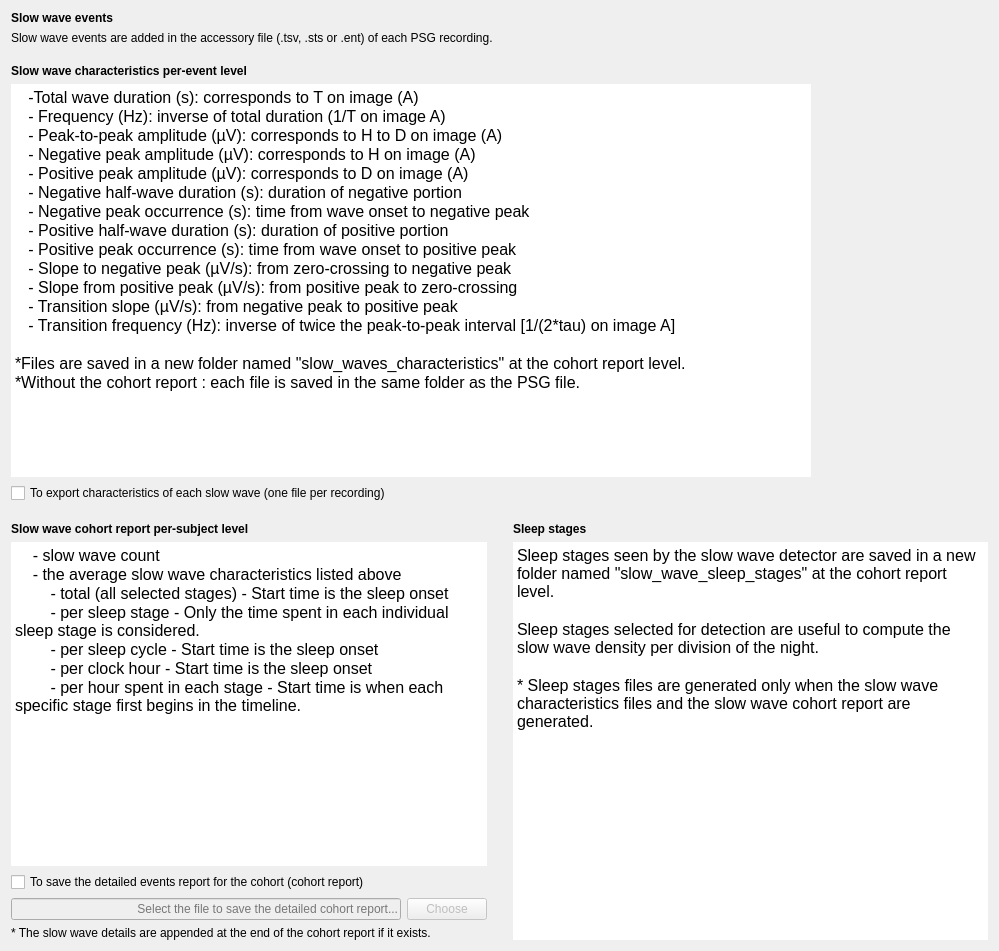
<?xml version="1.0" encoding="UTF-8"?>
<ui version="4.0">
 <class>SSWDSaveFiles</class>
 <widget class="QWidget" name="SSWDSaveFiles">
  <property name="geometry">
   <rect>
    <x>0</x>
    <y>0</y>
    <width>999</width>
    <height>951</height>
   </rect>
  </property>
  <property name="minimumSize">
   <size>
    <width>0</width>
    <height>0</height>
   </size>
  </property>
  <property name="windowTitle">
   <string/>
  </property>
  <layout class="QVBoxLayout" name="verticalLayout_4">
   <item>
    <widget class="QLabel" name="label_title">
     <property name="sizePolicy">
      <sizepolicy hsizetype="Preferred" vsizetype="Maximum">
       <horstretch>0</horstretch>
       <verstretch>0</verstretch>
      </sizepolicy>
     </property>
     <property name="font">
      <font>
       <italic>false</italic>
       <bold>false</bold>
      </font>
     </property>
     <property name="text">
      <string>&lt;html&gt;&lt;head/&gt;&lt;body&gt;&lt;p&gt;&lt;span style=&quot; font-weight:600;&quot;&gt;Slow wave events&lt;/span&gt;&lt;/p&gt;&lt;/body&gt;&lt;/html&gt;</string>
     </property>
    </widget>
   </item>
   <item>
    <widget class="QLabel" name="label_3">
     <property name="sizePolicy">
      <sizepolicy hsizetype="Preferred" vsizetype="Maximum">
       <horstretch>0</horstretch>
       <verstretch>0</verstretch>
      </sizepolicy>
     </property>
     <property name="text">
      <string>Slow wave events are added in the accessory file (.tsv, .sts or .ent) of each PSG recording.</string>
     </property>
    </widget>
   </item>
   <item>
    <spacer name="verticalSpacer_3">
     <property name="orientation">
      <enum>Qt::Orientation::Vertical</enum>
     </property>
     <property name="sizeType">
      <enum>QSizePolicy::Policy::Fixed</enum>
     </property>
     <property name="sizeHint" stdset="0">
      <size>
       <width>20</width>
       <height>13</height>
      </size>
     </property>
    </spacer>
   </item>
   <item>
    <widget class="QLabel" name="label_title_2">
     <property name="sizePolicy">
      <sizepolicy hsizetype="Preferred" vsizetype="Maximum">
       <horstretch>0</horstretch>
       <verstretch>0</verstretch>
      </sizepolicy>
     </property>
     <property name="font">
      <font>
       <italic>false</italic>
       <bold>false</bold>
      </font>
     </property>
     <property name="text">
      <string>&lt;html&gt;&lt;head/&gt;&lt;body&gt;&lt;p&gt;&lt;span style=&quot; font-weight:600;&quot;&gt;Slow wave characteristics per-event level&lt;/span&gt;&lt;/p&gt;&lt;/body&gt;&lt;/html&gt;</string>
     </property>
    </widget>
   </item>
   <item>
    <layout class="QHBoxLayout" name="horizontalLayout_2">
     <item>
      <layout class="QVBoxLayout" name="verticalLayout">
       <item>
        <widget class="QTextEdit" name="textEdit">
         <property name="sizePolicy">
          <sizepolicy hsizetype="Expanding" vsizetype="Minimum">
           <horstretch>0</horstretch>
           <verstretch>0</verstretch>
          </sizepolicy>
         </property>
         <property name="maximumSize">
          <size>
           <width>800</width>
           <height>16777215</height>
          </size>
         </property>
         <property name="frameShape">
          <enum>QFrame::Shape::NoFrame</enum>
         </property>
         <property name="frameShadow">
          <enum>QFrame::Shadow::Plain</enum>
         </property>
         <property name="lineWidth">
          <number>0</number>
         </property>
         <property name="readOnly">
          <bool>true</bool>
         </property>
         <property name="html">
          <string>&lt;!DOCTYPE HTML PUBLIC &quot;-//W3C//DTD HTML 4.0//EN&quot; &quot;http://www.w3.org/TR/REC-html40/strict.dtd&quot;&gt;
&lt;html&gt;&lt;head&gt;&lt;meta name=&quot;qrichtext&quot; content=&quot;1&quot; /&gt;&lt;meta charset=&quot;utf-8&quot; /&gt;&lt;style type=&quot;text/css&quot;&gt;
p, li { white-space: pre-wrap; }
hr { height: 1px; border-width: 0; }
li.unchecked::marker { content: &quot;\2610&quot;; }
li.checked::marker { content: &quot;\2612&quot;; }
&lt;/style&gt;&lt;/head&gt;&lt;body style=&quot; font-size:12pt; font-weight:400; font-style:normal;&quot;&gt;
&lt;p style=&quot; margin-top:0px; margin-bottom:0px; margin-left:0px; margin-right:0px; -qt-block-indent:0; text-indent:0px;&quot;&gt;   -Total wave duration (s): corresponds to T on image (A)&lt;/p&gt;
&lt;p style=&quot; margin-top:0px; margin-bottom:0px; margin-left:0px; margin-right:0px; -qt-block-indent:0; text-indent:0px;&quot;&gt;   - Frequency (Hz): inverse of total duration (1/T on image A)&lt;/p&gt;
&lt;p style=&quot; margin-top:0px; margin-bottom:0px; margin-left:0px; margin-right:0px; -qt-block-indent:0; text-indent:0px;&quot;&gt;   - Peak-to-peak amplitude (µV): corresponds to H to D on image (A)&lt;/p&gt;
&lt;p style=&quot; margin-top:0px; margin-bottom:0px; margin-left:0px; margin-right:0px; -qt-block-indent:0; text-indent:0px;&quot;&gt;   - Negative peak amplitude (µV): corresponds to H on image (A)&lt;/p&gt;
&lt;p style=&quot; margin-top:0px; margin-bottom:0px; margin-left:0px; margin-right:0px; -qt-block-indent:0; text-indent:0px;&quot;&gt;   - Positive peak amplitude (µV): corresponds to D on image (A)&lt;/p&gt;
&lt;p style=&quot; margin-top:0px; margin-bottom:0px; margin-left:0px; margin-right:0px; -qt-block-indent:0; text-indent:0px;&quot;&gt;   - Negative half-wave duration (s): duration of negative portion&lt;/p&gt;
&lt;p style=&quot; margin-top:0px; margin-bottom:0px; margin-left:0px; margin-right:0px; -qt-block-indent:0; text-indent:0px;&quot;&gt;   - Negative peak occurrence (s): time from wave onset to negative peak&lt;/p&gt;
&lt;p style=&quot; margin-top:0px; margin-bottom:0px; margin-left:0px; margin-right:0px; -qt-block-indent:0; text-indent:0px;&quot;&gt;   - Positive half-wave duration (s): duration of positive portion&lt;/p&gt;
&lt;p style=&quot; margin-top:0px; margin-bottom:0px; margin-left:0px; margin-right:0px; -qt-block-indent:0; text-indent:0px;&quot;&gt;   - Positive peak occurrence (s): time from wave onset to positive peak&lt;/p&gt;
&lt;p style=&quot; margin-top:0px; margin-bottom:0px; margin-left:0px; margin-right:0px; -qt-block-indent:0; text-indent:0px;&quot;&gt;   - Slope to negative peak (µV/s): from zero-crossing to negative peak&lt;/p&gt;
&lt;p style=&quot; margin-top:0px; margin-bottom:0px; margin-left:0px; margin-right:0px; -qt-block-indent:0; text-indent:0px;&quot;&gt;   - Slope from positive peak (µV/s): from positive peak to zero-crossing&lt;/p&gt;
&lt;p style=&quot; margin-top:0px; margin-bottom:0px; margin-left:0px; margin-right:0px; -qt-block-indent:0; text-indent:0px;&quot;&gt;   - Transition slope (µV/s): from negative peak to positive peak&lt;/p&gt;
&lt;p style=&quot; margin-top:0px; margin-bottom:0px; margin-left:0px; margin-right:0px; -qt-block-indent:0; text-indent:0px;&quot;&gt;   - Transition frequency (Hz): inverse of twice the peak-to-peak interval [1/(2*tau) on image A]&lt;/p&gt;
&lt;p style=&quot;-qt-paragraph-type:empty; margin-top:0px; margin-bottom:0px; margin-left:0px; margin-right:0px; -qt-block-indent:0; text-indent:0px; color:#000000;&quot;&gt;&lt;br /&gt;&lt;/p&gt;
&lt;p style=&quot; margin-top:0px; margin-bottom:0px; margin-left:0px; margin-right:0px; -qt-block-indent:0; text-indent:0px;&quot;&gt;&lt;span style=&quot; color:#000000;&quot;&gt;*Files are saved in a new folder named &amp;quot;slow_waves_characteristics&amp;quot; at the cohort report level.&lt;/span&gt;&lt;/p&gt;
&lt;p style=&quot; margin-top:0px; margin-bottom:0px; margin-left:0px; margin-right:0px; -qt-block-indent:0; text-indent:0px;&quot;&gt;&lt;span style=&quot; color:#000000;&quot;&gt;*Without the cohort report : each file is saved in the same folder as the PSG file.&lt;/span&gt;&lt;/p&gt;&lt;/body&gt;&lt;/html&gt;</string>
         </property>
        </widget>
       </item>
       <item>
        <widget class="QCheckBox" name="checkBox_export_sw">
         <property name="text">
          <string>To export characteristics of each slow wave (one file per recording)</string>
         </property>
        </widget>
       </item>
      </layout>
     </item>
     <item>
      <widget class="QLabel" name="image">
       <property name="lineWidth">
        <number>0</number>
       </property>
       <property name="text">
        <string/>
       </property>
       <property name="alignment">
        <set>Qt::AlignmentFlag::AlignCenter</set>
       </property>
      </widget>
     </item>
    </layout>
   </item>
   <item>
    <spacer name="verticalSpacer_2">
     <property name="orientation">
      <enum>Qt::Orientation::Vertical</enum>
     </property>
     <property name="sizeType">
      <enum>QSizePolicy::Policy::Fixed</enum>
     </property>
     <property name="sizeHint" stdset="0">
      <size>
       <width>20</width>
       <height>13</height>
      </size>
     </property>
    </spacer>
   </item>
   <item>
    <layout class="QHBoxLayout" name="horizontalLayout_4">
     <item>
      <layout class="QVBoxLayout" name="verticalLayout_2">
       <item>
        <widget class="QLabel" name="label">
         <property name="sizePolicy">
          <sizepolicy hsizetype="Preferred" vsizetype="Maximum">
           <horstretch>0</horstretch>
           <verstretch>0</verstretch>
          </sizepolicy>
         </property>
         <property name="font">
          <font>
           <italic>false</italic>
           <bold>false</bold>
          </font>
         </property>
         <property name="text">
          <string>&lt;html&gt;&lt;head/&gt;&lt;body&gt;&lt;p&gt;&lt;span style=&quot; font-weight:600;&quot;&gt;Slow wave cohort report per-&lt;/span&gt;&lt;span style=&quot; font-weight:700;&quot;&gt;subject level&lt;/span&gt;&lt;/p&gt;&lt;/body&gt;&lt;/html&gt;</string>
         </property>
        </widget>
       </item>
       <item>
        <widget class="QTextEdit" name="textEdit_2">
         <property name="sizePolicy">
          <sizepolicy hsizetype="Expanding" vsizetype="Minimum">
           <horstretch>0</horstretch>
           <verstretch>0</verstretch>
          </sizepolicy>
         </property>
         <property name="maximumSize">
          <size>
           <width>800</width>
           <height>16777215</height>
          </size>
         </property>
         <property name="frameShape">
          <enum>QFrame::Shape::NoFrame</enum>
         </property>
         <property name="frameShadow">
          <enum>QFrame::Shadow::Plain</enum>
         </property>
         <property name="lineWidth">
          <number>0</number>
         </property>
         <property name="readOnly">
          <bool>true</bool>
         </property>
         <property name="html">
          <string>&lt;!DOCTYPE HTML PUBLIC &quot;-//W3C//DTD HTML 4.0//EN&quot; &quot;http://www.w3.org/TR/REC-html40/strict.dtd&quot;&gt;
&lt;html&gt;&lt;head&gt;&lt;meta name=&quot;qrichtext&quot; content=&quot;1&quot; /&gt;&lt;meta charset=&quot;utf-8&quot; /&gt;&lt;style type=&quot;text/css&quot;&gt;
p, li { white-space: pre-wrap; }
hr { height: 1px; border-width: 0; }
li.unchecked::marker { content: &quot;\2610&quot;; }
li.checked::marker { content: &quot;\2612&quot;; }
&lt;/style&gt;&lt;/head&gt;&lt;body style=&quot; font-size:12pt; font-weight:400; font-style:normal;&quot;&gt;
&lt;p style=&quot; margin-top:0px; margin-bottom:0px; margin-left:0px; margin-right:0px; -qt-block-indent:0; text-indent:0px;&quot;&gt;    - slow wave count&lt;/p&gt;
&lt;p style=&quot; margin-top:0px; margin-bottom:0px; margin-left:0px; margin-right:0px; -qt-block-indent:0; text-indent:0px;&quot;&gt;    - the average slow wave characteristics listed above&lt;/p&gt;
&lt;p style=&quot; margin-top:0px; margin-bottom:0px; margin-left:0px; margin-right:0px; -qt-block-indent:0; text-indent:0px;&quot;&gt;        - total (all selected stages) - Start time is the sleep onset&lt;/p&gt;
&lt;p style=&quot; margin-top:0px; margin-bottom:0px; margin-left:0px; margin-right:0px; -qt-block-indent:0; text-indent:0px;&quot;&gt;        - per sleep stage - Only the time spent in each individual sleep stage is considered.&lt;/p&gt;
&lt;p style=&quot; margin-top:0px; margin-bottom:0px; margin-left:0px; margin-right:0px; -qt-block-indent:0; text-indent:0px;&quot;&gt;        - per sleep cycle - Start time is the sleep onset&lt;/p&gt;
&lt;p style=&quot; margin-top:0px; margin-bottom:0px; margin-left:0px; margin-right:0px; -qt-block-indent:0; text-indent:0px;&quot;&gt;        - per clock hour - Start time is the sleep onset&lt;/p&gt;
&lt;p style=&quot; margin-top:0px; margin-bottom:0px; margin-left:0px; margin-right:0px; -qt-block-indent:0; text-indent:0px;&quot;&gt;        - per hour spent in each stage - Start time is when each specific stage first begins in the timeline.&lt;/p&gt;&lt;/body&gt;&lt;/html&gt;</string>
         </property>
        </widget>
       </item>
       <item>
        <layout class="QHBoxLayout" name="horizontalLayout_3">
         <item>
          <widget class="QCheckBox" name="checkBox_save_cohort">
           <property name="sizePolicy">
            <sizepolicy hsizetype="Expanding" vsizetype="Maximum">
             <horstretch>0</horstretch>
             <verstretch>0</verstretch>
            </sizepolicy>
           </property>
           <property name="maximumSize">
            <size>
             <width>16777215</width>
             <height>16777215</height>
            </size>
           </property>
           <property name="text">
            <string>To save the detailed events report for the cohort (cohort report)</string>
           </property>
          </widget>
         </item>
        </layout>
       </item>
       <item>
        <layout class="QHBoxLayout" name="horizontalLayout">
         <item>
          <widget class="QLineEdit" name="lineEdit_cohort_report">
           <property name="enabled">
            <bool>false</bool>
           </property>
           <property name="sizePolicy">
            <sizepolicy hsizetype="Expanding" vsizetype="Maximum">
             <horstretch>0</horstretch>
             <verstretch>0</verstretch>
            </sizepolicy>
           </property>
           <property name="maximumSize">
            <size>
             <width>16777215</width>
             <height>16777215</height>
            </size>
           </property>
           <property name="alignment">
            <set>Qt::AlignmentFlag::AlignRight|Qt::AlignmentFlag::AlignTrailing|Qt::AlignmentFlag::AlignVCenter</set>
           </property>
           <property name="placeholderText">
            <string>Select the file to save the detailed cohort report...</string>
           </property>
          </widget>
         </item>
         <item>
          <widget class="QPushButton" name="pushButto_browse">
           <property name="enabled">
            <bool>false</bool>
           </property>
           <property name="sizePolicy">
            <sizepolicy hsizetype="Fixed" vsizetype="Fixed">
             <horstretch>0</horstretch>
             <verstretch>0</verstretch>
            </sizepolicy>
           </property>
           <property name="text">
            <string>Choose</string>
           </property>
          </widget>
         </item>
        </layout>
       </item>
       <item>
        <widget class="QLabel" name="label_2">
         <property name="sizePolicy">
          <sizepolicy hsizetype="Preferred" vsizetype="Maximum">
           <horstretch>0</horstretch>
           <verstretch>0</verstretch>
          </sizepolicy>
         </property>
         <property name="text">
          <string>* The slow wave details are appended at the end of the cohort report if it exists.</string>
         </property>
        </widget>
       </item>
      </layout>
     </item>
     <item>
      <spacer name="horizontalSpacer_4">
       <property name="orientation">
        <enum>Qt::Orientation::Horizontal</enum>
       </property>
       <property name="sizeType">
        <enum>QSizePolicy::Policy::Fixed</enum>
       </property>
       <property name="sizeHint" stdset="0">
        <size>
         <width>20</width>
         <height>20</height>
        </size>
       </property>
      </spacer>
     </item>
     <item>
      <layout class="QVBoxLayout" name="verticalLayout_3">
       <item>
        <widget class="QLabel" name="label_6">
         <property name="sizePolicy">
          <sizepolicy hsizetype="Preferred" vsizetype="Maximum">
           <horstretch>0</horstretch>
           <verstretch>0</verstretch>
          </sizepolicy>
         </property>
         <property name="text">
          <string>&lt;html&gt;&lt;head/&gt;&lt;body&gt;&lt;p&gt;&lt;span style=&quot; font-weight:600;&quot;&gt;Sleep stages&lt;/span&gt;&lt;/p&gt;&lt;/body&gt;&lt;/html&gt;</string>
         </property>
        </widget>
       </item>
       <item>
        <widget class="QTextEdit" name="textEdit_3">
         <property name="sizePolicy">
          <sizepolicy hsizetype="Expanding" vsizetype="Minimum">
           <horstretch>0</horstretch>
           <verstretch>0</verstretch>
          </sizepolicy>
         </property>
         <property name="frameShape">
          <enum>QFrame::Shape::NoFrame</enum>
         </property>
         <property name="frameShadow">
          <enum>QFrame::Shadow::Plain</enum>
         </property>
         <property name="lineWidth">
          <number>0</number>
         </property>
         <property name="readOnly">
          <bool>true</bool>
         </property>
         <property name="html">
          <string>&lt;!DOCTYPE HTML PUBLIC &quot;-//W3C//DTD HTML 4.0//EN&quot; &quot;http://www.w3.org/TR/REC-html40/strict.dtd&quot;&gt;
&lt;html&gt;&lt;head&gt;&lt;meta name=&quot;qrichtext&quot; content=&quot;1&quot; /&gt;&lt;meta charset=&quot;utf-8&quot; /&gt;&lt;style type=&quot;text/css&quot;&gt;
p, li { white-space: pre-wrap; }
hr { height: 1px; border-width: 0; }
li.unchecked::marker { content: &quot;\2610&quot;; }
li.checked::marker { content: &quot;\2612&quot;; }
&lt;/style&gt;&lt;/head&gt;&lt;body style=&quot; font-size:12pt; font-weight:400; font-style:normal;&quot;&gt;
&lt;p style=&quot; margin-top:0px; margin-bottom:0px; margin-left:0px; margin-right:0px; -qt-block-indent:0; text-indent:0px;&quot;&gt;Sleep stages seen by the slow wave detector are saved in a new folder named &amp;quot;slow_wave_sleep_stages&amp;quot; at the cohort report level.  &lt;/p&gt;
&lt;p style=&quot;-qt-paragraph-type:empty; margin-top:0px; margin-bottom:0px; margin-left:0px; margin-right:0px; -qt-block-indent:0; text-indent:0px;&quot;&gt;&lt;br /&gt;&lt;/p&gt;
&lt;p style=&quot; margin-top:0px; margin-bottom:0px; margin-left:0px; margin-right:0px; -qt-block-indent:0; text-indent:0px;&quot;&gt;Sleep stages selected for detection are useful to compute the slow wave density per division of the night.&lt;/p&gt;
&lt;p style=&quot;-qt-paragraph-type:empty; margin-top:0px; margin-bottom:0px; margin-left:0px; margin-right:0px; -qt-block-indent:0; text-indent:0px;&quot;&gt;&lt;br /&gt;&lt;/p&gt;
&lt;p style=&quot; margin-top:0px; margin-bottom:0px; margin-left:0px; margin-right:0px; -qt-block-indent:0; text-indent:0px;&quot;&gt;* Sleep stages files are generated only when the slow wave characteristics files and the slow wave cohort report are generated.&lt;/p&gt;&lt;/body&gt;&lt;/html&gt;</string>
         </property>
        </widget>
       </item>
      </layout>
     </item>
    </layout>
   </item>
  </layout>
 </widget>
 <resources>
  <include location="../../../../../snooz-toolbox/src/main/python/ui/themes/themes.qrc"/>
 </resources>
 <connections>
  <connection>
   <sender>checkBox_export_sw</sender>
   <signal>clicked()</signal>
   <receiver>SSWDSaveFiles</receiver>
   <slot>check_export_sw_file_slot()</slot>
   <hints>
    <hint type="sourcelabel">
     <x>247</x>
     <y>291</y>
    </hint>
    <hint type="destinationlabel">
     <x>422</x>
     <y>405</y>
    </hint>
   </hints>
  </connection>
  <connection>
   <sender>pushButto_browse</sender>
   <signal>clicked()</signal>
   <receiver>SSWDSaveFiles</receiver>
   <slot>browse_cohort_slot()</slot>
   <hints>
    <hint type="sourcelabel">
     <x>445</x>
     <y>557</y>
    </hint>
    <hint type="destinationlabel">
     <x>422</x>
     <y>405</y>
    </hint>
   </hints>
  </connection>
  <connection>
   <sender>checkBox_save_cohort</sender>
   <signal>clicked()</signal>
   <receiver>SSWDSaveFiles</receiver>
   <slot>check_save_cohort_slot()</slot>
   <hints>
    <hint type="sourcelabel">
     <x>247</x>
     <y>529</y>
    </hint>
    <hint type="destinationlabel">
     <x>422</x>
     <y>405</y>
    </hint>
   </hints>
  </connection>
 </connections>
 <slots>
  <slot>choose_slot()</slot>
  <slot>input_format_changed_slot()</slot>
  <slot>browse_cohort_slot()</slot>
  <slot>check_save_cohort_slot()</slot>
  <slot>check_export_sw_file_slot()</slot>
 </slots>
</ui>
